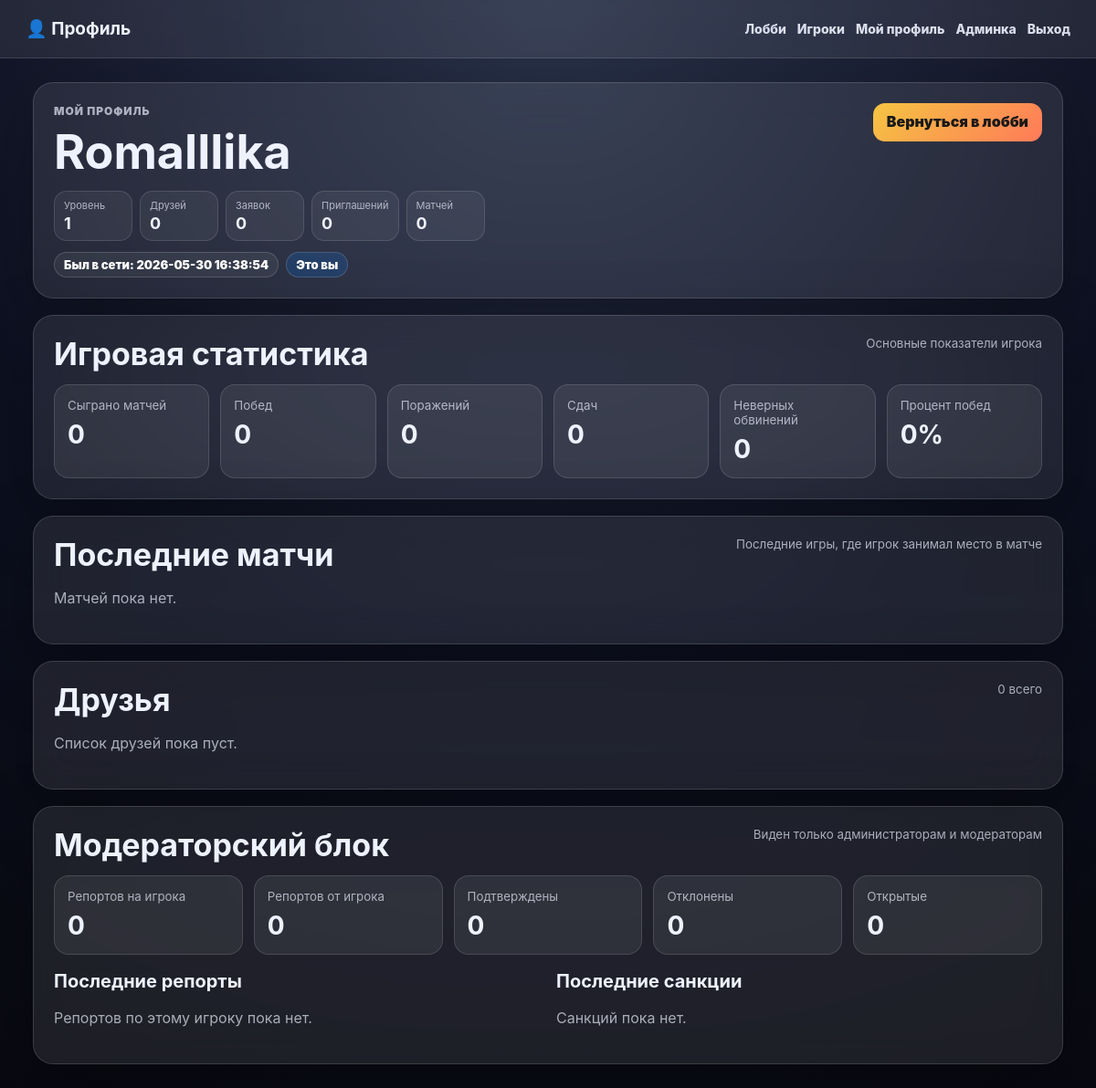
Before: /profile.php (signed in) with the older database file.
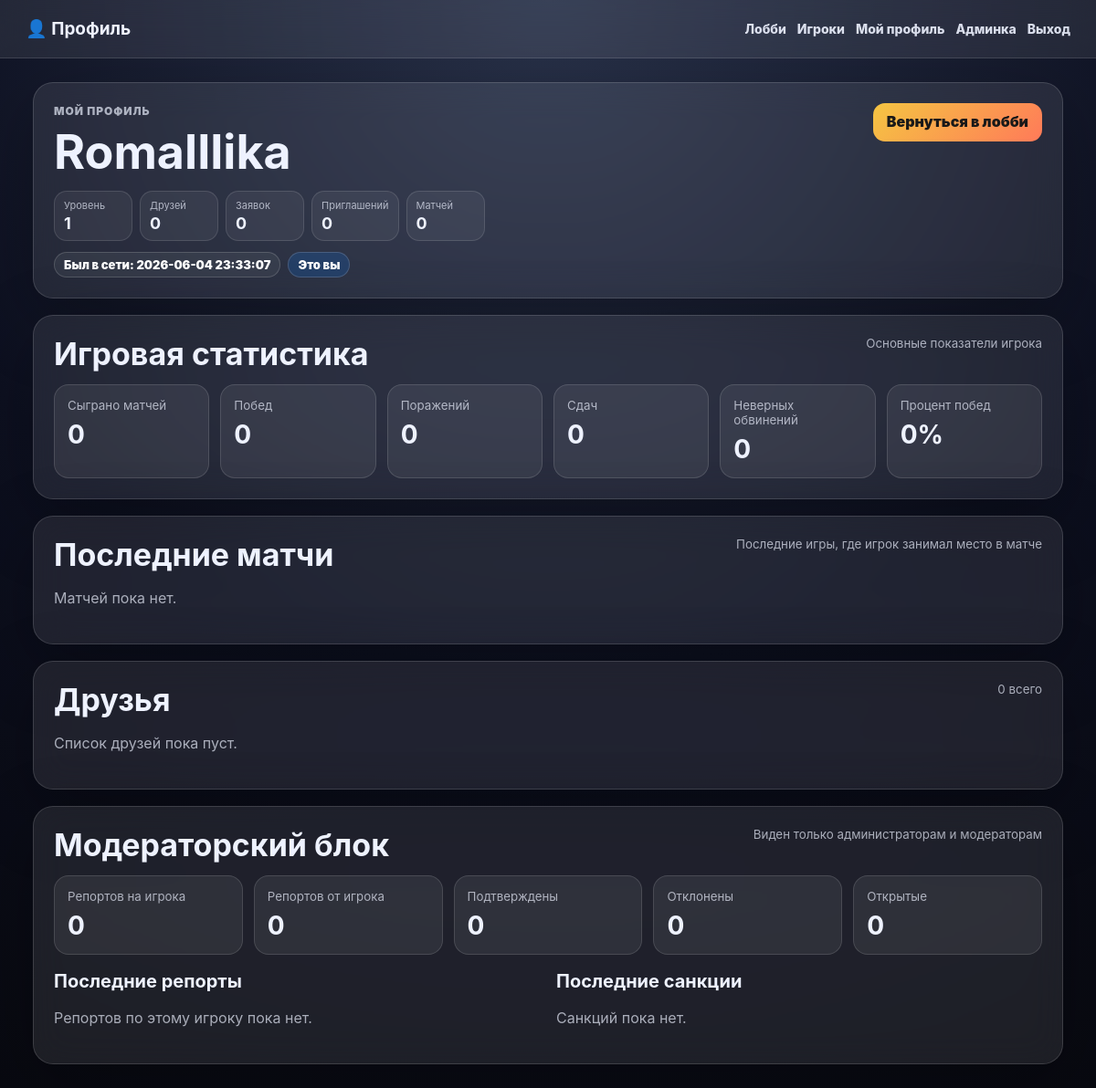
After: the same page with the newer database file.
### tables this page shows
CREATE TABLE `users` (
  `id` int NOT NULL,
  `username` varchar(40) NOT NULL,
  `role` enum('player','moderator','admin') NOT NULL DEFAULT 'player',
  `password_hash` varchar(255) NOT NULL,
  `wins` int NOT NULL DEFAULT '0',
  `losses` int NOT NULL DEFAULT '0',
  `surrenders` int NOT NULL DEFAULT '0',
  `wrong_accusations` int NOT NULL DEFAULT '0',
  `warnings_count` int NOT NULL DEFAULT '0',
  `create_blocked_until` datetime DEFAULT NULL,
  `game_banned_until` datetime DEFAULT NULL,
  `games_played` int NOT NULL DEFAULT '0',
  `created_at` timestamp NULL DEFAULT CURRENT_TIMESTAMP,
  `last_seen_at` datetime DEFAULT NULL,
  `create_ban_permanent` tinyint(1) NOT NULL DEFAULT '0',
  `game_ban_permanent` tinyint(1) NOT NULL DEFAULT '0',
  `account_xp` int NOT NULL DEFAULT '0'
);

### includes/config.php (called while the page is built, shortened)
<?php
$dbName = 'cluedo_web';
$dbHost = 'localhost';
if (PHP_OS_FAMILY === 'Darwin') {
    $dbUser = 'root';
    $dbPass = 'mysql';
} else {
    $dbUser = 'webuser';
    $dbPass = '12345';
}
function db(): PDO {
    global $dbHost, $dbName, $dbUser, $dbPass;
    static $pdo = null;
    if ($pdo === null) {
        $dsn = 'mysql:host=' . $dbHost . ';dbname=' . $dbName . ';charset=utf8mb4';
        $pdo = new PDO($dsn, $dbUser, $dbPass, [
            PDO::ATTR_ERRMODE => PDO::ERRMODE_EXCEPTION,
            PDO::ATTR_DEFAULT_FETCH_MODE => PDO::FETCH_ASSOC,
        ]);
    }
    return $pdo;
}
function current_user_id(): ?int {
    return $_SESSION['user_id'] ?? null;
}
function h($s): string {
    return htmlspecialchars((string)$s, ENT_QUOTES, 'UTF-8');
}

### includes/profile.php (called while the page is built, shortened)
<?php
function get_profile_user(int $userId): ?array
{
    $s = db()->prepare(
        'SELECT
            id,
            username,
            role,
            wins,
            losses,
            games_played,
            surrenders,
            account_xp,
            wrong_accusations,
            created_at,
            last_seen_at
         FROM users
         WHERE id=?'
    );
    $s->execute([$userId]);
    $user = $s->fetch();
    return $user ?: null;
}
function get_profile_stats(array $user): array
{
    $gamesPlayed = (int) ($user['games_played'] ?? 0);
    $wins = (int) ($user['wins'] ?? 0);
    $losses = (int) ($user['losses'] ?? 0);
    $surrenders = (int) ($user['surrenders'] ?? 0);
    $wrongAccusations = (int) ($user['wrong_accusations'] ?? 0);
    $winRate = $gamesPlayed > 0
        ? round(($wins / $gamesPlayed) * 100)
        : 0;
    return [
        'games_played' => $gamesPlayed,
        'wins' => $wins,
        'losses' => $losses,
        'surrenders' => $surrenders,
        'wrong_accusations' => $wrongAccusations,
        'win_rate' => $winRate,
    ];
}
function profile_is_online(?string $lastSeenAt): bool
{
    $lastSeen = strtotime($lastSeenAt);
    return $lastSeen >= time() - 300;
}
function profile_online_label(?string $lastSeenAt): string
{
    return 'Был в сети: ' . $lastSeenAt;
}
function profile_online_class(?string $lastSeenAt): string
{
    return profile_is_online($lastSeenAt)
        ? 'status-confirmed'
        : 'status-closed';
}

### includes/friends.php (called while the page is built, shortened)
<?php
function get_incoming_friend_requests(int $userId): array
{
    $s = db()->prepare(
        'SELECT
            fr.*,
            u.username,
            u.last_seen_at
         FROM friend_requests fr
         JOIN users u ON u.id = fr.sender_user_id
         WHERE fr.receiver_user_id=? AND fr.status="pending"
         ORDER BY fr.created_at DESC'
    );
    $s->execute([$userId]);
    return $s->fetchAll();
}
function count_user_friends(int $userId): int
{
    $s = db()->prepare(
        'SELECT COUNT(*)
         FROM friend_requests
         WHERE status="accepted"
           AND (sender_user_id=? OR receiver_user_id=?)'
    );
    $s->execute([$userId, $userId]);
    return (int) $s->fetchColumn();
}

### includes/invites.php (called while the page is built, shortened)
<?php
function expire_old_game_invites(): void
{
    db()->query(
        "UPDATE game_invites
         SET status='expired', updated_at=NOW()
         WHERE status='pending'
           AND expires_at IS NOT NULL
           AND expires_at < NOW()"
    );
}
function get_incoming_game_invites(int $userId): array
{
    expire_old_game_invites();
    $s = db()->prepare(
        'SELECT
            gi.*,
            g.title AS game_title,
            g.status AS game_status,
            g.max_players,
            g.map_id,
            sender.username AS sender_username,
            COUNT(gp.id) AS players_count
         FROM game_invites gi
         JOIN games g ON g.id = gi.game_id
         JOIN users sender ON sender.id = gi.sender_user_id
         LEFT JOIN game_players gp ON gp.game_id = g.id
         WHERE gi.receiver_user_id=?
           AND gi.status="pending"
           AND g.status="waiting"
         GROUP BY gi.id
         ORDER BY gi.created_at DESC'
    );
    $s->execute([$userId]);
    return $s->fetchAll();
}

### includes/reports.php (called while the page is built, shortened)
<?php
function user_is_moderator_or_admin(?int $uid = null): bool
{
    $uid = $uid ?? current_user_id();
    $s = db()->prepare('SELECT role FROM users WHERE id=?');
    $s->execute([$uid]);
    $role = (string) $s->fetchColumn();
    return in_array($role, ['moderator', 'admin'], true);
}

### profile.php (the view, shortened to what the changed rows need)
<?php
require 'includes/config.php';
require 'includes/profile.php';
require 'includes/reports.php';
require 'includes/friends.php';
require 'includes/invites.php';
$viewerId = (int) current_user_id();
$userId = (int) ($_GET['id'] ?? $viewerId);
$user = get_profile_user($userId);
$profileXp = (int) ($user['account_xp'] ?? 0);
$profileLevel = account_level_progress($profileXp);
$isMe = $viewerId === (int) $user['id'];
$isModerator = user_is_moderator_or_admin($viewerId);
$friendsCount = count_user_friends((int) $user['id']);
$incomingFriendRequests = $isMe ? get_incoming_friend_requests($viewerId) : [];
$incomingGameInvites = $isMe ? get_incoming_game_invites($viewerId) : [];
$stats = get_profile_stats($user);
if ($isMe) {
    $profileHeaderCounts = [
        ['label' => 'Друзей', 'value' => $friendsCount],
        ['label' => 'Заявок', 'value' => count($incomingFriendRequests)],
        ['label' => 'Приглашений', 'value' => count($incomingGameInvites)],
        ['label' => 'Матчей', 'value' => (int) $stats['games_played']],
    ];
}
array_unshift($profileHeaderCounts, [
    'label' => 'Уровень',
    'value' => (int) $profileLevel['level'],
]);
?>
<!doctype html>
<html lang="ru">
<head>
    <link rel="stylesheet" href="assets/style.css">
</head>
<body>
<main class="layout profile-page">
    <section class="panel profile-hero">
        <div class="profile-hero-main">
            <p class="muted-label"><?= $isMe ? 'Мой профиль' : 'Профиль игрока' ?></p>
            <h1><?= h($user['username']) ?></h1>
            <div class="profile-hero-counters">
                <?php foreach ($profileHeaderCounts as $item): ?>
                    <span>
                    </span>
                <?php endforeach; ?>
            </div>
            <div class="profile-badges">
                <span class="status-pill <?= h(profile_online_class($user['last_seen_at'] ?? null)) ?>">
                    <?= h(profile_online_label($user['last_seen_at'] ?? null)) ?>
                </span>
                <?php if ($isMe): ?>
                    <span class="status-pill status-reviewing">Это вы</span>
                <?php endif; ?>
            </div>
        </div>
    </section>
    <section class="panel">
        <div class="section-head">
            <h2>Игровая статистика</h2>
        </div>
    </section>
    <section class="panel">
        <div class="section-head">
            <h2>Последние матчи</h2>
        </div>
    </section>
    <section class="panel">
        <div class="section-head">
            <h2>Друзья</h2>
        </div>
    </section>
    <?php if ($isModerator): ?>
        <section class="panel">
            <div class="section-head">
                <h2>Модераторский блок</h2>
            </div>
        </section>
    <?php endif; ?>
</main>
</body>
</html>

Changed rows visible on the page:
changed users "Romalllika": last_seen_at "Был в сети: 2026-05-30 16:38:54" → "Был в сети: 2026-06-04 23:33:07"
